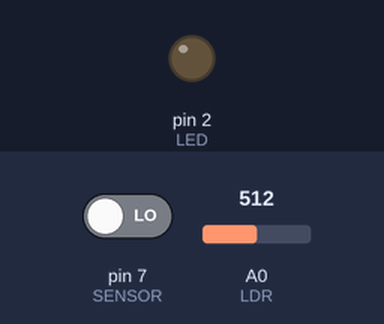
The sketch below on a simulated Arduino Uno, built with avr-gcc and run on an emulated ATmega328P. Parts: output pins drawn as LEDs (lit = HIGH). The test bench sets the inputs (shaded band); at power-on: pin 7 (SENSOR) LOW, A0 (LDR) = 512. What the sketch prints to the serial monitor is not drawn.

Above: at 10.2 s.
10.3 s: pin 7 (SENSOR) driven HIGH
At 11.3 s:
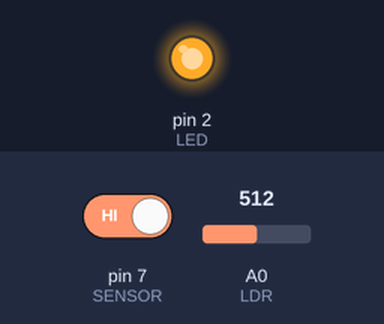
11.8 s: A0 (LDR) set to 591
13.3 s: A0 (LDR) set to 616
18.5 s: pin 7 (SENSOR) driven LOW
At 18.9 s:
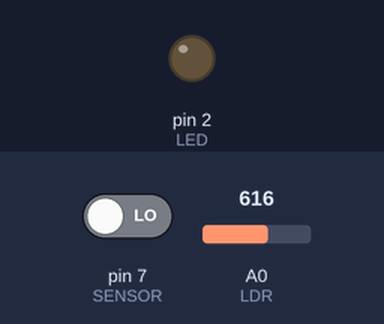
Timing chart, 0 to 21.0 s (numbered marks = the images above; inputs shaded):
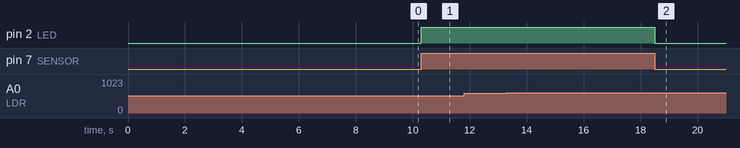

The sketch:

pir_led.ino
```cpp
/*
  HW-740 PIR 인체감지 + LDR 조도 + LED 점등
  - D7: PIR OUT
  - D2: LED (+ 220Ω 저항 → GND)
  - A0: LDR (5V — LDR — A0 — 10kΩ — GND 분압, SSOT 일치)
  - 시리얼 모니터(9600 baud)로 상태 로그 확인
*/

const int LED    = 2;    // LED 출력 핀
const int SENSOR = 7;    // PIR 센서 입력 핀
const int LDR    = A0;   // LDR 아날로그 입력 (URHYNIX SSOT 정렬)

const unsigned long WARMUP_MS = 8000;     // 검증용 단축 워밍업
const unsigned long LDR_INTERVAL = 2000;  // LDR 보고 주기 2초

int value     = 0;
int lastValue = LOW;
unsigned long lastLdrMs = 0;

void setup() {
  pinMode(LED, OUTPUT);
  pinMode(SENSOR, INPUT);
  digitalWrite(LED, LOW);

  Serial.begin(9600);
  Serial.println(F("=== PIR + LDR Test ==="));
  Serial.print(F("Warming up"));

  unsigned long start = millis();
  while (millis() - start < WARMUP_MS) {
    Serial.print('.');
    delay(1000);
  }
  Serial.println();
  Serial.println(F("Ready. Wave hand / cover sensor."));
}

void loop() {
  // --- PIR (디지털, 엣지 트리거) ---
  value = digitalRead(SENSOR);
  if (value != lastValue) {
    if (value == HIGH) {
      digitalWrite(LED, HIGH);
      Serial.println(F("[MOTION] detected -> LED ON"));
    } else {
      digitalWrite(LED, LOW);
      Serial.println(F("[CLEAR ] no motion -> LED OFF"));
    }
    lastValue = value;
  }

  // --- LDR (아날로그, 2초 주기) ---
  if (millis() - lastLdrMs >= LDR_INTERVAL) {
    int lux = analogRead(LDR);
    Serial.print(F("[LDR] A0="));
    Serial.print(lux);
    if (lux < 200)        Serial.println(F("  (dark)"));
    else if (lux < 600)   Serial.println(F("  (dim)"));
    else if (lux < 900)   Serial.println(F("  (bright)"));
    else                  Serial.println(F("  (very bright)"));
    lastLdrMs = millis();
  }

  delay(50);
}
```

Measured:
- after the input at 10.3 s, pin 2 (LED): LOW → HIGH at once
- after the input at 11.8 s, every drawn part: stays the same
- after the input at 13.3 s, every drawn part: stays the same
- after the input at 18.5 s, pin 2 (LED): HIGH → LOW at once
